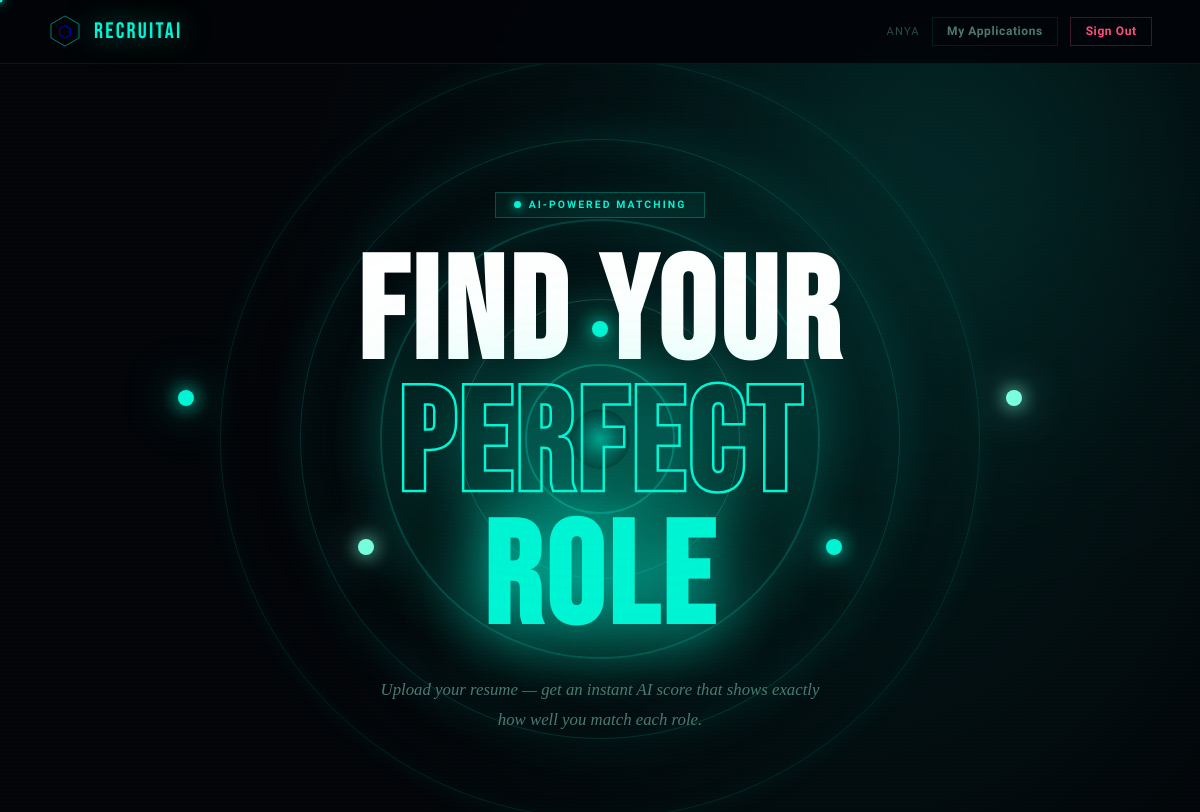
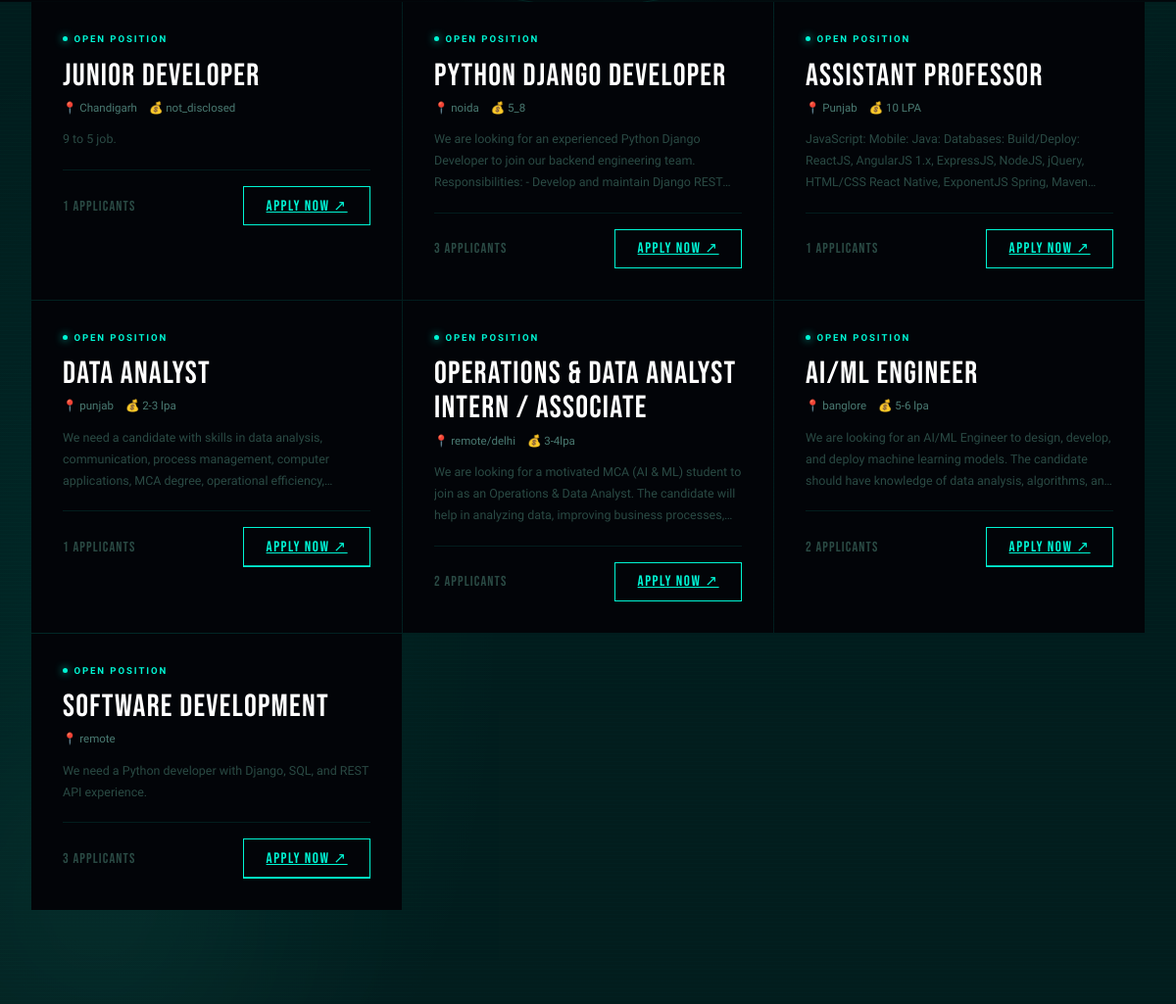
Screenshot of /portal/ (signed in) with the database file from the repository (2 pictures, top to bottom).
### screener/models.py (models this page shows, shortened)
class JobPosting(models.Model):
    JOB_TYPE_CHOICES = [
        ('fulltime',   'Full Time'),
        ('parttime',   'Part Time'),
        ('internship', 'Internship'),
        ('remote',     'Remote'),
        ('hybrid',     'Hybrid'),
    ]
    EXPERIENCE_CHOICES = [
        ('any',      'Any / Not Required'),
        ('fresher',  'Fresher Only'),
        ('1',        '1+ Year'),
        ('2',        '2+ Years'),
        ('3',        '3+ Years'),
        ('5',        '5+ Years'),
        ('8',        '8+ Years'),
    ]
    EDUCATION_CHOICES = [
        ('any',      'Any Degree'),
        ('10th',     '10th Pass'),
        ('12th',     '12th Pass'),
        ('diploma',  'Diploma'),
        ('bca',      'BCA / B.Sc'),
        ('btech',    'B.Tech / B.E.'),
        ('mca',      'MCA / M.Sc'),
        ('mtech',    'M.Tech / M.E.'),
        ('mba',      'MBA'),
        ('phd',      'PhD'),
    ]
    SALARY_TYPE_CHOICES = [
        ('annual',  'Annual Package (LPA)'),
        ('monthly', 'Monthly Salary'),
        ('stipend', 'Stipend (Internship)'),
        ('undisclosed', 'Not Disclosed'),
    ]
    ANNUAL_SALARY_CHOICES = [
        ('not_disclosed', 'Not Disclosed'),
        ('below_3',       'Below 3 LPA'),
        ('3_5',           '3 - 5 LPA'),
        ('5_8',           '5 - 8 LPA'),
        ('8_12',          '8 - 12 LPA'),
        ('12_18',         '12 - 18 LPA'),
        ('18_25',         '18 - 25 LPA'),
        ('25_40',         '25 - 40 LPA'),
        ('40_plus',       '40 LPA+'),
    ]
    MONTHLY_SALARY_CHOICES = [
        ('not_disclosed', 'Not Disclosed'),
        ('below_15k',     'Below ₹15,000'),
        ('15_25k',        '₹15,000 - ₹25,000'),
        ('25_40k',        '₹25,000 - ₹40,000'),
        ('40_60k',        '₹40,000 - ₹60,000'),
        ('60_100k',       '₹60,000 - ₹1,00,000'),
        ('100k_plus',     '₹1,00,000+'),
    ]
    STIPEND_CHOICES = [
        ('unpaid',    'Unpaid / Certificate Only'),
        ('below_5k',  'Below ₹5,000/month'),
        ('5_10k',     '₹5,000 - ₹10,000/month'),
        ('10_15k',    '₹10,000 - ₹15,000/month'),
        ('15_20k',    '₹15,000 - ₹20,000/month'),
        ('20k_plus',  '₹20,000+/month'),
    ]
    title        = models.CharField(max_length=200)
    description  = models.TextField()
    created_by   = models.ForeignKey(User, on_delete=models.CASCADE, related_name='job_postings')
    created_at   = models.DateTimeField(default=timezone.now)
    is_active    = models.BooleanField(default=True)
    location     = models.CharField(max_length=200, blank=True)
    job_type         = models.CharField(max_length=20, choices=JOB_TYPE_CHOICES, default='fulltime')
    required_skills  = models.TextField(default='[]')   # JSON list
    optional_skills  = models.TextField(default='[]')   # JSON list
    min_experience   = models.CharField(max_length=20, choices=EXPERIENCE_CHOICES, default='any')
    min_education    = models.CharField(max_length=20, choices=EDUCATION_CHOICES, default='any')
    min_cgpa         = models.FloatField(default=0.0)   # 0.0 = no cutoff
    salary_type      = models.CharField(max_length=20, choices=SALARY_TYPE_CHOICES, default='undisclosed')
    salary_range     = models.CharField(max_length=50, default='not_disclosed')
    class Meta:
        ordering = ['-created_at']
    @property
    def candidate_count(self):
        return self.candidates.count()
    @property
    def required_skills_list(self):
        try:
            return json.loads(self.required_skills)
        except:
            return []
    @property
    def optional_skills_list(self):
        try:
            return json.loads(self.optional_skills)
        except:
            return []

### screener/views.py (the view)
# urls.py: path('portal/', views.candidate_portal, name='candidate_portal'),
@login_required
def candidate_portal(request):
    jobs = JobPosting.objects.filter(is_active=True)
    return render(request, 'screener/candidate_portal.html', {'jobs': jobs})

### templates/screener/candidate_portal.html (shortened to what this page needs)
<!DOCTYPE html>
<html lang="en">
<head>
</head>
<body>
<div class="sea-bg"><div class="bio-orb o1"></div><div class="bio-orb o2"></div></div>
<div class="pf" id="pf"></div>
<nav>
  <a href="/portal/" class="nav-brand">
    <div class="nav-hex">
      <svg width="34" height="34" viewBox="0 0 34 34"><polygon points="17,2 31,10 31,24 17,32 3,24 3,10" fill="none" stroke="rgba(0,245,212,0.5)" stroke-width="1"/></svg>
      <span class="nav-g">⬡</span>
    </div>
    <span class="nav-name">RecruitAI</span>
  </a>
  <div class="nav-r">
    <span class="nav-user">{{ request.user.username }}</span>
    <a href="/portal/my-applications/" class="btn">My Applications</a>
    <a href="/logout/" class="btn btn-rose">Sign Out</a>
  </div>
</nav>
<div class="hero">
  <div class="org-wrap">
    <div class="ring ring-1"></div>
    <div class="ring ring-2"></div>
    <div class="ring ring-3"></div>
    <div class="ring ring-4"></div>
    <div class="ring ring-5"></div>
    <div class="core"></div>
  </div>
  <div class="chip" style="position:relative;z-index:6;">
    <span class="chip-dot"></span> AI-Powered Matching
  </div>
  <div class="orbit-scene">
    <div class="orbit-track">
      <div class="dot dot-1"></div>
      <div class="dot dot-2"></div>
      <div class="dot dot-3"></div>
      <div class="dot dot-4"></div>
      <div class="dot dot-5"></div>
    </div>
    <h1 class="hero-title">
      <span>Find Your</span>
      <span class="stroke">Perfect</span>
      <span class="glow">Role</span>
    </h1>
  </div>
  <p class="hero-sub">Upload your resume — get an instant AI score that shows exactly how well you match each role.</p>
</div>
<div class="jobs">
  {% for job in jobs %}
  <div class="job-card">
    <div class="jc-tag">Open Position</div>
    <div class="jc-title">{{ job.title }}</div>
    <div class="jc-meta">
      {% if job.location %}<span class="jc-meta-i">📍 {{ job.location }}</span>{% endif %}
      {% if job.salary_range %}<span class="jc-meta-i">💰 {{ job.salary_range }}</span>{% endif %}
    </div>
    <div class="jc-desc">{{ job.description }}</div>
    <div class="jc-foot">
      <div class="jc-count">{{ job.candidate_count }} APPLICANTS</div>
      <a href="/portal/apply/{{ job.id }}/" class="apply-btn">
        <span>Apply Now ↗</span>
      </a>
    </div>
  </div>
  {% empty %}
  <div style="grid-column:1/-1;text-align:center;padding:5rem 2rem;color:var(--dim);">
    <div style="font-size:4rem;opacity:.2;margin-bottom:1.5rem;">📭</div>
    <div>No open positions right now. Check back soon!</div>
  </div>
  {% endfor %}
</div>
</body>
</html>

### rows the page displays
JobPosting: title "Junior Developer", location "Chandigarh", salary_range "not_disclosed", description "9 to 5 job.", candidate_count "1"
JobPosting: title "Python Django Developer", location "noida", salary_range "5_8", description "We are looking for an experienced Python Django Developer to join our backend engineering team. Responsibilities: - Develop and maintain Django…", candidate_count "3"
JobPosting: title "Assistant Professor", location "Punjab", salary_range "10 LPA", description "JavaScript: Mobile: Java: Databases: Build/Deploy: ReactJS, AngularJS 1.x, ExpressJS, NodeJS, jQuery, HTML/CSS React Native, ExponentJS Spring,…", candidate_count "1"
JobPosting: title "data analyst", location "punjab", salary_range "2-3 lpa", description "We need a candidate with skills in data analysis, communication, process management, computer applications, MCA degree, operational…", candidate_count "1"
JobPosting: title "Operations & Data Analyst Intern / Associate", location "remote/delhi", salary_range "3-4lpa", description "We are looking for a motivated MCA (AI & ML) student to join as an Operations & Data Analyst. The candidate will help in analyzing data, improving business…", candidate_count "2"
JobPosting: title "AI/ML Engineer", location "banglore", salary_range "5-6 lpa", description "We are looking for an AI/ML Engineer to design, develop, and deploy machine learning models. The candidate should have knowledge of data analysis, algorithms,…", candidate_count "2"
JobPosting: title "software development", location "remote", description "We need a Python developer with Django, SQL, and REST API experience.", candidate_count "3"

### other values shown
{{ request.user.username }} "ANYA"
